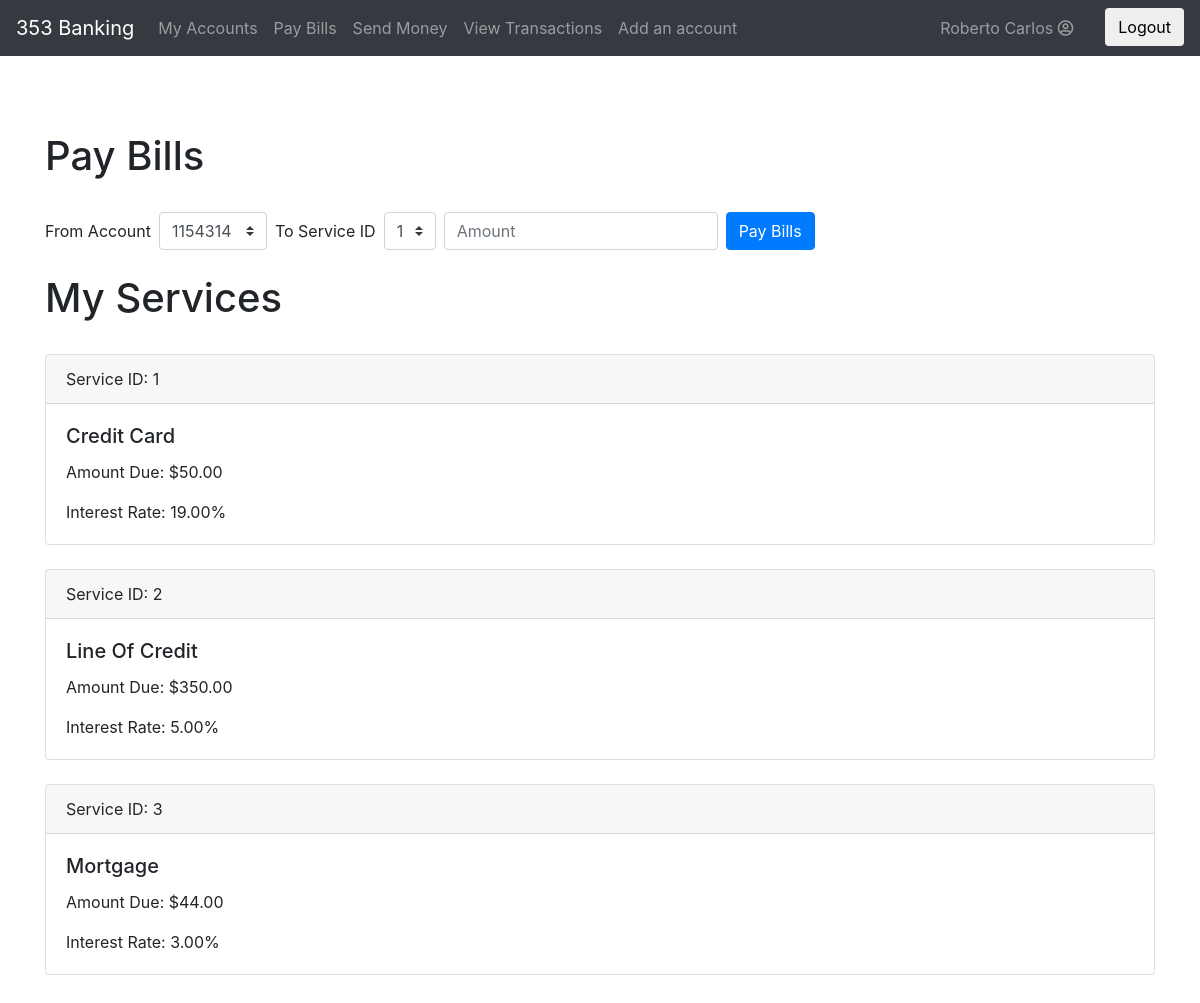
The page /index.php?page=bills (signed in) on the database its author committed.
### tables this page shows
CREATE TABLE `client_service` (
  `client_id` int(11) NOT NULL,
  `service_id` int(11) NOT NULL,
  `amount_due` decimal(11,2) DEFAULT NULL,
  PRIMARY KEY (`client_id`,`service_id`),
  FOREIGN KEY (`client_id`) REFERENCES client (`client_id`),
  FOREIGN KEY (`service_id`) REFERENCES service (`service_id`)
);

CREATE TABLE `service` (
  `service_id` int(11) NOT NULL AUTO_INCREMENT,
  `service_name` varchar(255) DEFAULT NULL,
  `manager_id` int(11) DEFAULT NULL,
  `service_interest` decimal(5,2) DEFAULT NULL,
  `charge_plan_id` int(11) DEFAULT NULL,
  `service_type` varchar(255) DEFAULT NULL,
  PRIMARY KEY (`service_id`),
  FOREIGN KEY (`charge_plan_id`) REFERENCES `charge_plan` (`charge_id`),
  FOREIGN KEY (`manager_id`) REFERENCES `employee` (`employee_id`)
);

### classes/account/accountDAO.php (called while the page is built, shortened)
<?php
require_once 'account.php';
class AccountDAO {
	private $connectString;
	private $user;
	private $password;
	function __construct() {
		$this->connectString = "mysql:host=localhost;dbname=gec353_2;charset=utf8mb4";
		$this->user = "root";
		$this->password = "";
	}
	public function getAccountsByClient($id) {
		try {
			$pdo = new PDO($this->connectString, $this->user, $this->password);
			$pdo->setAttribute(PDO::ATTR_ERRMODE, PDO::ERRMODE_EXCEPTION);
			$stmt = $pdo->prepare("SELECT *
					FROM account
					JOIN client_account ON client_account.account_number = account.account_number
					JOIN client ON client_account.client_id = client.client_id
					WHERE client.client_id=:id");
			$stmt->bindValue(':id', $id);
			$stmt->execute();
			$stmt->setFetchMode(PDO::FETCH_CLASS | PDO::FETCH_PROPS_LATE, 'Account');
			while ($account = $stmt->fetch()) {
				$responseRow["number"] = $account->getNumber();
				$responseRow["type"] = $account->getType();
				$responseRow["balance"] = $account->getBalance();
				$responseRow["chargeId"] = $account->getChargeId();
				$responseRow["interest"] = $account->getInterest();
				$responseRow["category"] = $account->getCategory();
				$response[] = $responseRow;
			}
			return $response;
		} catch (PDOException $e) {
			echo ($e->getMessage());
		} finally {
			unset($pdo);
		}
	}
}

### classes/account/account.php (called while the page is built, shortened)
<?php
	class Account {
		private $account_number;
		private $account_type;
		private $balance;
		private $charge_plan_id;
		private $account_interest;
		private $account_category;
		public function getNumber(){
			return $this->account_number;
		}
		public function setNumber($account_number){
			$this->account_number = $account_number;
		}
		public function getType(){
			return $this->account_type;
		}
		public function setType($account_type){
			$this->account_type = $account_type;
		}
		public function getBalance(){
			return $this->balance;
		}
		public function setBalance($balance){
			$this->balance = $balance;
		}
		public function getChargeId(){
			return $this->charge_plan_id;
		}
		public function setChargeId($charge_plan_id){
			$this->charge_plan_id = $charge_plan_id;
		}
		public function getInterest(){
			return $this->account_interest;
		}
		public function setInterest($account_interest){
			$this->account_interest = $account_interest;
		}
		public function getCategory(){
			return $this->account_category;
		}
		public function setCategory($account_category){
			$this->account_category = $account_category;
		}
	}

### classes/service/serviceDAO.php (called while the page is built, shortened)
<?php
require_once 'service.php';
class ServiceDAO {
	private $connectString;
	private $user;
	private $password;
	function __construct() {
		$this->connectString = "mysql:host=localhost;dbname=gec353_2;charset=utf8mb4";
		$this->user = "root";
		$this->password = "";
	}
	public function getServicesByClient($id) {
		try {
			$pdo = new PDO($this->connectString, $this->user, $this->password);
			$pdo->setAttribute(PDO::ATTR_ERRMODE, PDO::ERRMODE_EXCEPTION);
			$stmt = $pdo->prepare("SELECT *
					FROM service
					JOIN client_service ON service.service_id = client_service.service_id
					JOIN client ON client_service.client_id = client.client_id
					WHERE client.client_id=:id");
			$stmt->bindValue(':id', $id);
			$stmt->execute();
			$stmt->setFetchMode(PDO::FETCH_CLASS | PDO::FETCH_PROPS_LATE, 'Service');
			$response = [];
			while ($service = $stmt->fetch()) {
				$responseRow["id"] = $service->getId();
				$responseRow["name"] = $service->getName();
				$responseRow["interestRate"] = $service->getInterestRate();
				$responseRow["managerId"] = $service->getManagerId();
				$responseRow["chargeId"] = $service->getChargeId();
				$responseRow["amount_due"] = $service->getAmountDue();
				$response[] = $responseRow;
			}
			return $response;
		} catch (PDOException $e) {
			echo ($e->getMessage());
		} finally {
			unset($pdo);
		}
	}
}

### classes/service/service.php (called while the page is built, shortened)
<?php
class Service {
	private $service_id;
	private $service_name;
	private $service_interest;
	private $manager_id;
	private $charge_plan_id;
	private $amount_due;
	public function getId() {
		return $this->service_id;
	}
	public function setId($service_id) {
		$this->service_id = $service_id;
	}
	public function getName() {
		return $this->service_name;
	}
	public function setName($service_name) {
		$this->service_name = $service_name;
	}
	public function getInterestRate() {
		return $this->service_interest;
	}
	public function setInterestRate($service_interest) {
		$this->service_interest = $service_interest;
	}
	public function getManagerId() {
		return $this->manager_id;
	}
	public function setManagerId($manager_id) {
		$this->manager_id = $manager_id;
	}
	public function getChargeId() {
		return $this->charge_plan_id;
	}
	public function setChargeId($charge_plan_id) {
		$this->charge_plan_id = $charge_plan_id;
	}
	public function getAmountDue() {
		return $this->amount_due;
	}
	public function setAmountDue($amount_due) {
		$this->amount_due = $amount_due;
	}
}

### views/pay_bills.php (the view, shortened to what this page needs)
<?php
include 'classes/account/accountDAO.php';
include 'classes/service/serviceDAO.php';
?>
<main role="main" class="container my-5">
    <h1> Pay Bills </h1>
    <form class="form-inline" action="actions.php" method="post">
        <label class="mr-sm-2" for="inlineFormCustomSelect">From Account </label>
        <select class="custom-select mr-sm-2" id="inlineFormCustomSelect" name="from">
            <?php
$db = new AccountDAO();
foreach ($db->getAccountsByClient($_SESSION['client']['id']) as $account) {
	?>
            <option value="<?php echo $account['number'] ?>"><?php echo $account['number'] ?></option>
            <?php }?>
        </select>
        <label class="mr-sm-2" for="inlineFormCustomSelect">To Service ID </label>
        <select class="custom-select mr-sm-2" id="inlineFormCustomSelect" name="to">
            <?php
$db = new serviceDAO();
foreach ($db->getServicesByClient($_SESSION['client']['id']) as $service) {
	?>
            <option value="<?php echo $service['id'] ?>"><?php echo $service['id'] ?></option>
            <?php }?>
        </select>
        <input type="number" class="form-control mb-2 mr-sm-2 mb-sm-0" id="inlineFormInputGroup" placeholder="Amount" name="amount">
        <button type="submit" class="btn btn-primary" name="paybills">Pay Bills</button>
    </form>
    <br/>
    <h1> My Services </h1>
    <br/>
    <?php
foreach ($db->getServicesByClient($_SESSION['client']['id']) as $service) {
	?>
    <div class="card">
        <div class="card-header">
            <?php echo 'Service ID: ' . $service['id']; ?>
        </div>
        <div class="card-body">
            <h5 class="card-title"><?php echo ucwords($service['name']); ?></h5>
            <p class="card-text">Amount Due: $<?php echo $service['amount_due']; ?></p>
            <p class="card-text">Interest Rate: <?php echo $service['interestRate']; ?>%</p>
        </div>
    </div>
    <br/>
    <?php }?>
    <br/>
</main>

### static/css/mystyle.css (style rules this page uses)
html { position: relative; min-height: 100%; }
body { padding-top: 1.5rem; margin-bottom: 60px; }
body > .container { padding: 60px 15px 0; }

### rows shown on the page
client_service: id "1", service.service_name "Credit Card", amount_due "50.00", service.service_interest "19.00"
client_service: id "2", service.service_name "Line Of Credit", amount_due "350.00", service.service_interest "5.00"
client_service: id "3", service.service_name "Mortgage", amount_due "44.00", service.service_interest "3.00"

### other values the page prints
$_SESSION['client']['firstName'] "Roberto"
$_SESSION['client']['lastName'] "Carlos"
form field from "1154314"
form field to "1"
